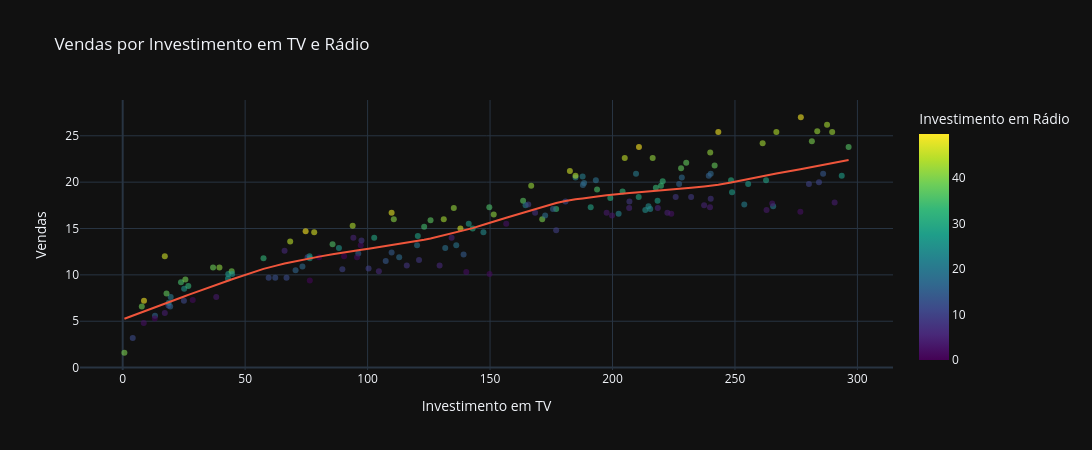

Notebook cell for this chart:
### Markdown cell above
### Relações entre canais

As cores representam o investimento em outro canal, permitindo observar padrões adicionais antes da comparação entre modelos.

### Code cell
fig = px.scatter(
    df_train
    , x='TV'
    , y='Sales'
    , color='Radio'
    , title='Vendas por Investimento em TV e Rádio'
    , labels={
                'TV': 'Investimento em TV'
              , 'Sales': 'Vendas'
              , 'Radio': 'Investimento em Rádio'
    }
    , opacity=0.6
    , trendline='lowess'
    , trendline_options={'frac': 0.35}
)

fig.update_layout(
        width=1100
        , height=450
)

fig.show()

### Figure 1 — Plotly figure (JSON) as saved in the notebook; plotly's stock layout.template omitted (floating-point values rounded to 4 significant figures; data arrays with more than 128 entries replaced by an {"elided": "..."} marker saying what was removed)
{"data": [{"hovertemplate": "Investimento em TV=%{x}<br>Vendas=%{y}<br>Investimento em Rádio=%{marker.color}<extra></extra>", "legendgroup": "", "marker": {"color": {"elided": "160 float values"}, "coloraxis": "coloraxis", "opacity": 0.6, "symbol": "circle"}, "mode": "markers", "name": "", "orientation": "v", "showlegend": false, "type": "scatter", "x": {"elided": "160 float values"}, "xaxis": "x", "y": {"elided": "160 float values"}, "yaxis": "y"}, {"hovertemplate": "<b>LOWESS trendline</b><br><br>Investimento em TV=%{x}<br>Vendas=%{y} <b>(trend)</b><extra></extra>", "legendgroup": "", "marker": {"symbol": "circle"}, "mode": "lines", "name": "", "showlegend": false, "type": "scatter", "x": {"elided": "160 float values"}, "xaxis": "x", "y": {"elided": "160 float values"}, "yaxis": "y"}], "layout": {"coloraxis": {"colorbar": {"title": {"text": "Investimento em Rádio"}}, "colorscale": [[0, "#440154"], [0.1111, "#482878"], [0.2222, "#3e4989"], [0.3333, "#31688e"], [0.4444, "#26828e"], [0.5556, "#1f9e89"], [0.6667, "#35b779"], [0.7778, "#6ece58"], [0.8889, "#b5de2b"], [1, "#fde725"]]}, "height": 450, "legend": {"tracegroupgap": 0}, "title": {"text": "Vendas por Investimento em TV e Rádio"}, "width": 1100, "xaxis": {"anchor": "y", "domain": [0, 1], "title": {"text": "Investimento em TV"}}, "yaxis": {"anchor": "x", "domain": [0, 1], "title": {"text": "Vendas"}}}}
